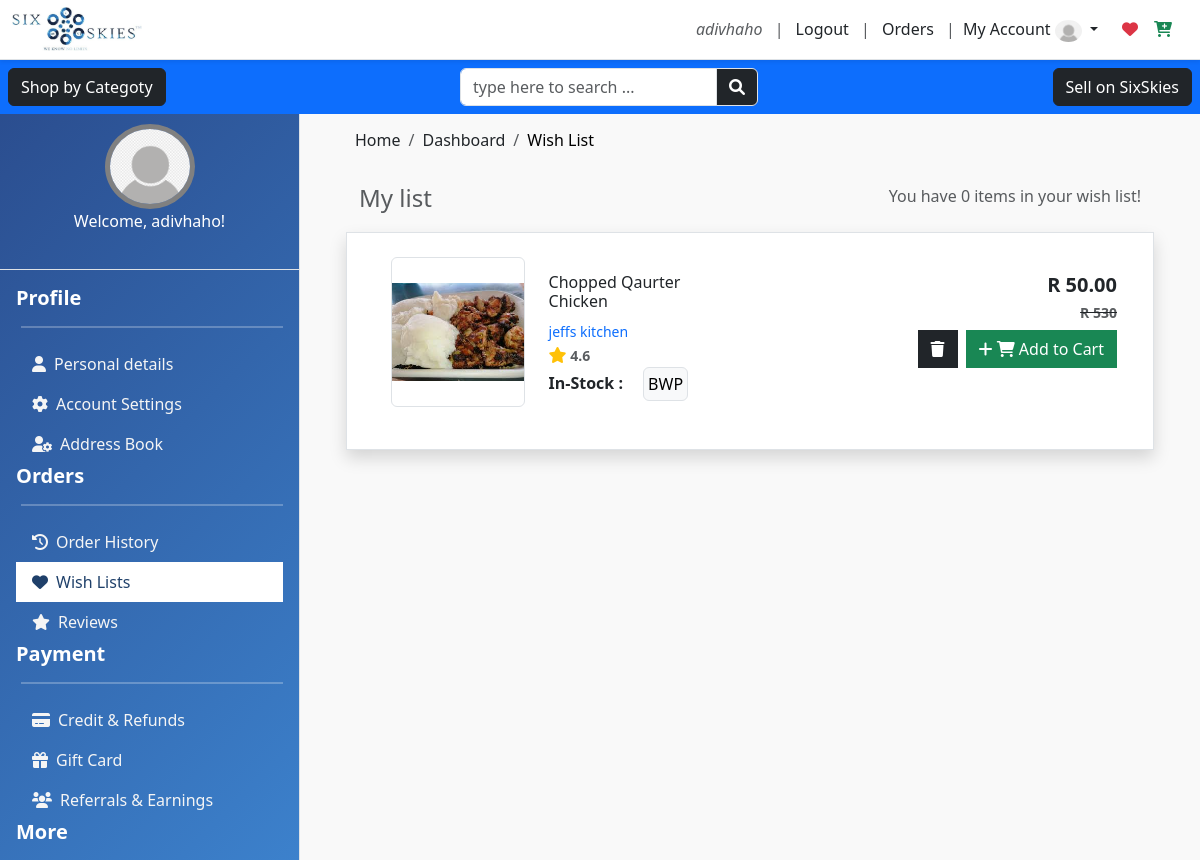
Page /account/dashboard/wish_lists/ (signed in) on the committed database.
### user/wrap_models/cart_models.py (models this page shows, shortened)
class Wishlist(models.Model):
    user = models.ForeignKey(User, on_delete=models.CASCADE)
    product = models.ForeignKey(Product, on_delete=models.CASCADE)
    added_at = models.DateTimeField(auto_now_add=True)

### seller/wrap_models/product_model.py (models this page shows, shortened)
class Product(models.Model):
    CATEGORIES = [
        ('dropship', 'Dropship'),
        ('food', 'Food & Beverages'),
        ('clothing', 'Clothing'),
        ('technology', 'Technology'),
        ('other', 'Other'),
    ]
    STATUS_CHOICES = [
        ('active', 'Active'),
        ('inactive', 'Inactive'),
        ('pending', 'Pending'),
        ('banned', 'banned'),
        ('reected', 'rejected'),
    ]
    business = models.ForeignKey(BusinessInformation, on_delete=models.CASCADE, related_name="products")
    name = models.CharField(max_length=200)
    category = models.CharField(max_length=50, choices=CATEGORIES, default='other')
    price = models.DecimalField(max_digits=10, decimal_places=2)
    quantity = models.PositiveIntegerField()
    description = models.TextField()
    small_description = models.TextField(null=True)
    status = models.CharField(max_length=50, choices=STATUS_CHOICES, default="pending")
    is_flagged = models.BooleanField(default=False)
    sales = models.PositiveIntegerField(default=0)
    timestamp = models.DateTimeField(auto_now_add=True, null=True)
    image = models.ImageField(upload_to="uploads/")

### seller/wrap_models/business_model.py (models this page shows)
class BusinessInformation(models.Model):
    BUSINESS_CATEGORIES = [
        ('dropship', 'Dropship'),
        ('food', 'Food & beverages'),
        ('clothing', 'Clothing'),
        ('technology', 'Technology'),
        ('other', 'Other'),
    ]
    name = models.CharField(max_length=200)
    business_type = models.CharField(max_length=200)
    description = models.TextField()
    registration_number = models.CharField(max_length=200, unique=False)
    category = models.CharField(max_length=50, choices=BUSINESS_CATEGORIES, default='other')
    phone = models.CharField(max_length=20, blank=True, null=False)
    telephone = models.CharField(max_length=20, blank=True, null=True)
    email = models.CharField(max_length=200,unique=False)
    owner = models.ForeignKey(User, on_delete=models.CASCADE, related_name="businesses")
    open_time = models.CharField(max_length=50)
    close_time = models.CharField(max_length=50)
    date_created = models.DateTimeField(auto_now_add=True)
    status = models.CharField(max_length=50, default="pending")
    def __str__(self):
        return self.name
    class Meta:
        verbose_name_plural = "Businesses"

### user/views.py (the view)
# urls.py: path('dashboard/wish_lists/', views.wish_lists, name='wish_lists'),
@login_required_custom
def wish_lists(request):
    items = get_cart_items(request.user)
    wishlist_items = Wishlist.objects.filter(user=request.user).all()
    price_total = get_cart_total(wishlist_items)
    return render(request, 'home/wish_lists.html',{'wishlist_total':price_total,'wishlist_items':wishlist_items,'wishlist_items_count':items,"cart_items_count":get_cart_items(request.user)})

### user/utils.py (called while the page is built)
def login_required_custom(view_func):
    @wraps(view_func)
    def _wrapped_view(request, *args, **kwargs):
        if request.user.is_authenticated:
            return view_func(request, *args, **kwargs)
        return redirect('signin')  # Redirect to login page if not authenticated
    return _wrapped_view

### user/views.py (called while the page is built)
def get_cart_items(user):
    return Cart.objects.filter(user=user).all().count()

def get_cart_total(cart_items):
    total = 0
    for item in cart_items:
        total += float(item.product.price)
    return total

### user/templates/home/wish_lists.html (shortened to what this page needs)
{% extends 'products/shop_base.html' %}
{% load static %}
{% block nav %}
            <ul class="nav flex-column px-3 mt-3">
                <div class="flex-container ">
                    <h5 class="fw-bold">Profile </h5>
                    <hr >
                </div>
                <li class="nav-item">
                    <a class="nav-link d-flex align-items-center" href="{% url 'profile' %}">
                        <i class="fas fa-user me-2"></i> Personal details
                    </a>
                </li>
                <li class="nav-item">
                    <a class="nav-link d-flex align-items-center" href="{% url 'account_settings' %}">
                        <i class="fas fa-cog me-2"></i> Account Settings
                    </a>
                </li>
                 <li class="nav-item">
                    <a class="nav-link d-flex align-items-center" href="{% url 'address' %}">
                        <i class="fas fa-user-cog me-2"></i> Address Book
                    </a>
                </li>
                  <div class="flex-container ">
                <h5 class="fw-bold">Orders</h5>
                 <hr >
             </div>
                <li class="nav-item">
                    <a class="nav-link d-flex align-items-center" href="{% url 'order_history' %}">
                        <i class="fas fa-history me-2"></i> Order History
                    </a>
                </li>
                <li class="nav-item">
                    <a class="nav-link d-flex align-items-center active" href="{% url 'wish_lists' %}">
                        <i class="fas fa-heart me-2"></i> Wish Lists
                    </a>
                </li>
                <li class="nav-item">
                    <a class="nav-link d-flex align-items-center" href="{% url 'buyer_reviews' %}">
                        <i class="fas fa-star me-2"></i> Reviews
                    </a>
                </li>
                <div class="flex-container">
                    <h5 class="fw-bold text-white">Payment</h5>
                    <hr>
                </div>
                <li class="nav-item">
                    <a class="nav-link d-flex align-items-center" href="{% url 'credit' %}">
                        <i class="fas fa-credit-card me-2"></i> Credit & Refunds
                    </a>
                </li>
                <li class="nav-item">
                    <a class="nav-link d-flex align-items-center" href="{% url 'gift_card' %}">
                        <i class="fas fa-gift me-2"></i> Gift Card
                    </a>
                </li>
                <li class="nav-item">
                    <a class="nav-link d-flex align-items-center" href="{% url 'referrals_earnings' %}">
                        <i class="fas fa-users me-2"></i> Referrals & Earnings
                    </a>
                </li>
                <div class="flex-container">
                    <h5 class="fw-bold text-white">More</h5>
                </div>
            </ul>
            {% endblock %}
{% block content %}
<div class="container  p-0">
    <nav aria-label="breadcrumb ">
        <ol class="breadcrumb" style=" border-radius: 0; padding: 8px 15px;">
            <li class="breadcrumb-item">
                <a href="{% url 'home' %}" class="text-dark text-decoration-none">Home</a>
            </li>
            <li class="breadcrumb-item">
                <a href="{% url 'dash' %}" class="text-dark text-decoration-none">Dashboard</a>
            </li>
            <li class="breadcrumb-item active" aria-current="page" style="color: black;">Wish List</li>
        </ol>
    </nav>
    <div class="row pad">
            <div class="col-12 text-center p-3 py-2 d-flex justify-content-between pad">
                <h4 class="text-muted">My list</h4>
                <p class="text-muted">You have {{wishlist_items_count}} items in your wish list!</p>
            </div>
        {% if wishlist_items %}
            {% for wishlist_item in wishlist_items %}
            <div class="pad">
               <div class="row p-4 border  shadow d-flex justify-content-between mb-3" style="background-color:white;">
                <div class="col-12 col-md-6 d-flex justify-content-start mb-2">
                        <div class="border rounded mx-2 " style="width: 150px; height: 150px; overflow: hidden;">
                            <img src="{{wishlist_item.product.image.url}}" alt="product image" style="width: 100%; height: 100%; object-fit: contain;">
                        </div>
                        <div class="p-3">
                            <h6 >{{wishlist_item.product.name}} </h6>
                            <span class="text-primary small">{{wishlist_item.product.business}}</span><br>
                            <i class="fa fa-star text-warning"></i><span class="text-muted small fw-bold"> 4.6</span><br>
                            <span class="text-dark fw-bold">In-Stock : <button class="btn btn-light border  p-1 mx-3 small">BWP</button></span><br>
                        </div>
                </div>
                    <div class="col-12 col-md-6 mt-3">
                        <div class="d-flex justify-content-end">
                            <h5 class="fw-bold ">R {{wishlist_item.product.price}}</h5>
                        </div>
                         <div class="d-flex justify-content-end">
                            <del><h6 class="text-muted small fw-bold">R 530</h6></del>
                        </div>
                        <div class="d-flex justify-content-end">
                            <button class="btn btn-dark rounded-0 mx-2" onclick="deleteWishlist({{wishlist_item.id}})"><i class="fa fa-trash"></i> </button>
                            <button class="btn btn-success rounded-0 " onclick="addCart({{wishlist_item.product.id}})"><i class="fa fa-plus"></i> <i class="fa fa-shopping-cart"></i> Add to Cart</button>
                        </div>
                    </div>
               </div>
           </div>
            {% endfor %}
        {% endif %}
</div>
{% endblock %}

### shop/templates/products/shop_base.html (shortened to what this page needs)
<!DOCTYPE html>
<html lang="en">
<head>
    {% load static %}
     <link rel="stylesheet" href="{% static 'css/bootstrap.min.css' %}">
      <link rel="stylesheet" href="https://cdnjs.cloudflare.com/ajax/libs/font-awesome/6.0.0-beta3/css/all.min.css">
      <link rel="stylesheet" href="{% static 'css/message.css' %}">
</head>
<body>
<nav id="navbar" class="navbar navbar-expand-lg navbar-light bg-white shadow-sm">
    <div class="container-fluid">
        <img class="nav-logo" src="{% static '/images/logo.png' %}" alt="Logo"  width="130px"height="auto">
        <div class="d-flex justify-content-end">
            <div class="on-nav">
                <span>
                    <i class="text-muted">{{user.username}}</i>
                </span>
                <span class="text-muted p-2">
                    |
                </span>
                <span>
                    <a href="{% url 'logout'%}" class="text-decoration-none text-dark"> Logout</a>
                </span>
                 <span class="text-muted p-2">
                    |
                </span>
                <span>
                    <a href="{% url 'order_history' %}" class="text-decoration-none text-dark" >Orders</a>
                </span>
                 <span class="text-muted p-2">
                     |
                </span>
            </div>
             <a class="nav-link dropdown-toggle on-nav pe-4" href="#" id="profileDropdown" role="button" data-bs-toggle="dropdown">
                  <span> My Account</span>
                    <img src="{% static 'images/default_profile.png' %}" alt="Profile" class="rounded-circle" height="22" />
            </a>
             <a class="on-nav" href="{% url 'wish_lists' %}">
                <i class="fas fa-heart  text-danger "></i>
            </a>
            <a class="px-3" href="{% url 'cart' %}">
                <i class="fas fa-cart-plus  text-success "></i>
            </a>
        </div>
    </div>
</nav>
{% block secend_nav %}
<div class="on-nav">
    <div class=" bg-primary p-2 d-flex justify-content-between w-100" style="position: fixed; z-index: 1100; display: none;">
        <p class=" m-0" >
          <button class="btn btn-dark " type="button" data-bs-toggle="collapse" data-bs-target="#collapseExample" aria-expanded="false" aria-controls="collapseExample">
           Shop by Categoty
          </button>
        </p>
         <form method="POST "  class="forms">
                <div class="input-group flex-nowrap w-100">
                  <input type="text" class="form-control w-100" placeholder="type here to search ..."  aria-label="Username" aria-describedby="addon-wrapping">
                  <span class="input-group-text bg-dark" id="addon-wrapping"><i class="fa fa-search text-white"></i></span>
                </div>
        </form>
        <div class="">
            <a href="{% url 'business' %}" class="btn btn-dark "> Sell on SixSkies</a>
        </div>
 </div>
</div>
{% endblock %}
<div class="container-fluid">
    <div class="row ">
         <div class="col-md-3 sidebar" id="sidebar">
            <div class="close-btn">
            </div>
            <div class="profile-upload">
                <img id="profileImage" src="{% static 'images/default_profile.png' %}" alt="Profile Image">
                <p class="welcome-text">Welcome, {{ user.username }}!</p>
            </div>
            {% block nav %}{% endblock %}
        </div>
        <div class="col-md-9 content ">
            <div class="inner">
            {% block content %}
            {% endblock content %}
            </div>
        </div>
    </div>
</div>
</body>
</html>

### rows in the picture
Wishlist: product.image (picture), product.name "Chopped Qaurter Chicken", product.business "jeffs kitchen", product.price "50.00"

### other values in the picture
{{ user.username }} "adivhaho"
{{ wishlist_items_count }} "0"
